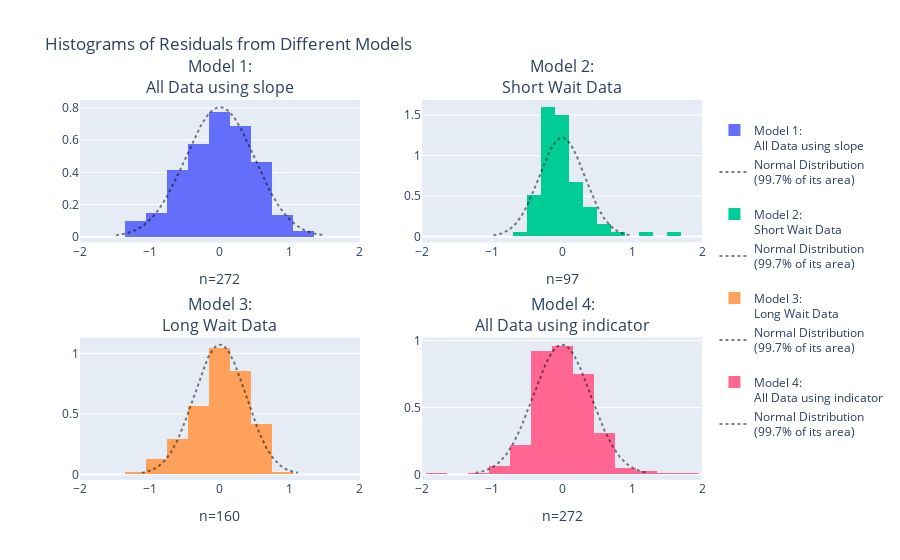

The cell this chart's notebook holds for it:
### Markdown cell above
### 12. Identify which of the histograms suggests the plausibility of the assumption that the distribution of *error* terms is normal for each of the models, and explain why the other three do not support this assumption.

> Hint: Question 5 of the *Communication Activity #2* of the Oct25 TUT (addressing an *omitted* section of the TUT) discusses how the assumption in *Simple Linear Regression* that the *error* terms $\epsilon_i \sim \mathcal N\left(0, \sigma\right)$ is diagnostically assessed by evaluating distributional shape of the *residuals* $\text{e}_i = \hat \epsilon_i = Y_i - \hat y_i$

### Code cell
from plotly.subplots import make_subplots
import plotly.graph_objects as go
from scipy import stats
import numpy as np

model_residuals = {
    '<br>Model 1:<br>All Data using slope': smf.ols('duration ~ waiting', data=old_faithful).fit().resid,
    '<br>Model 2:<br>Short Wait Data': smf.ols('duration ~ waiting', data=old_faithful[short_wait]).fit().resid,
    '<br>Model 3:<br>Long Wait Data': smf.ols('duration ~ waiting', data=old_faithful[long_wait]).fit().resid,
    '<br>Model 4:<br>All Data using indicator': smf.ols('duration ~ C(kind, Treatment(reference="short"))', data=old_faithful).fit().resid
}

fig = make_subplots(rows=2, cols=2, subplot_titles=list(model_residuals.keys()))
for i, (title, resid) in enumerate(model_residuals.items()):

    if i == 1:  # Apply different bins only to the second histogram (index 1)
        bin_size = dict(start=-1.9, end=1.9, size=0.2)
    else:
        bin_size = dict(start=-1.95, end=1.95, size=0.3)

    fig.add_trace(go.Histogram(x=resid, name=title, xbins=bin_size, histnorm='probability density'), 
                  row=int(i/2)+1, col=(i%2)+1)
    fig.update_xaxes(title_text="n="+str(len(resid)), row=int(i/2)+1, col=(i%2)+1)    
    
    normal_range = np.arange(-3*resid.std(),3*resid.std(),0.01)
    fig.add_trace(go.Scatter(x=normal_range, mode='lines', opacity=0.5,
                             y=stats.norm(loc=0, scale=resid.std()).pdf(normal_range),
                             line=dict(color='black', dash='dot', width=2),
                             name='Normal Distribution<br>(99.7% of its area)'), 
                  row=int(i/2)+1, col=(i%2)+1)
    
fig.update_layout(title_text='Histograms of Residuals from Different Models')
fig.update_xaxes(range=[-2,2])
fig.show() # USE `fig.show(renderer="png")` FOR ALL GitHub and MarkUs SUBMISSIONS

### Figure 1 — Plotly figure (JSON) as saved in the notebook; plotly's stock layout.template omitted (floating-point values rounded to 4 significant figures; data arrays with more than 128 entries replaced by an {"elided": "..."} marker saying what was removed)
{"data": [{"histnorm": "probability density", "name": "<br>Model 1:<br>All Data using slope", "type": "histogram", "x": {"elided": "272 float values"}, "xaxis": "x", "xbins": {"end": 1.95, "size": 0.3, "start": -1.95}, "yaxis": "y"}, {"line": {"color": "black", "dash": "dot", "width": 2}, "mode": "lines", "name": "Normal Distribution<br>(99.7% of its area)", "opacity": 0.5, "type": "scatter", "x": {"elided": "298 float values"}, "xaxis": "x", "y": {"elided": "298 float values"}, "yaxis": "y"}, {"histnorm": "probability density", "name": "<br>Model 2:<br>Short Wait Data", "type": "histogram", "x": [-0.2576, 0.0482, 0.8032, -0.04121, -0.2246, -0.1526, 0.1536, -0.4848, -0.4134, -0.1912, -0.1526, -0.1128, 0.003643, -0.05778, -0.3354, -0.2632, -0.3962, 1.554, 0.0645, -0.1684, -0.2246, -0.3246, -0.6121, 0.06464, -0.1748, -0.3735, -0.2342, -0.1349, -0.2518, -0.1735, 0.3318, 0.2422, 0.009492, -0.1021, -0.4239, -0.1242, 0.2482, 0.1531, -0.03564, -0.2304, 0.1316, -0.4684, 0.3479, -0.3514, 0.5815, -0.1349, 0.05865, 0.1872, 0.008651, 0.6981, -0.04749, -0.1082, -0.002501, 0.04249, -0.1854, 0.07007, -0.2355, 0.09877, -0.2355, 0.3417, -0.1462, 0.1101, -0.08036, -0.02993, -0.04108, 0.4479, -0.1968, 0.04179, -0.04749, 0.1032, -0.2911, 0.2588, -0.09051, -0.1685, -0.09749, -0.01393, -0.07993, 1.138, 0.3645, -0.07979, -0.1021, -0.3076, 0.3594, 0.2479, -0.1746, -0.2076, 0.05392, 0.4474, 0.6431, -0.04108, 0.1424, -0.1019, -0.2962, 0.1689, 0.05949, 0.2695, -0.06349], "xaxis": "x2", "xbins": {"end": 1.9, "size": 0.2, "start": -1.9}, "yaxis": "y2"}, {"line": {"color": "black", "dash": "dot", "width": 2}, "mode": "lines", "name": "Normal Distribution<br>(99.7% of its area)", "opacity": 0.5, "type": "scatter", "x": {"elided": "197 float values"}, "xaxis": "x2", "y": {"elided": "197 float values"}, "yaxis": "y2"}, {"histnorm": "probability density", "name": "<br>Model 3:<br>Long Wait Data", "type": "histogram", "x": {"elided": "160 float values"}, "xaxis": "x3", "xbins": {"end": 1.95, "size": 0.3, "start": -1.95}, "yaxis": "y3"}, {"line": {"color": "black", "dash": "dot", "width": 2}, "mode": "lines", "name": "Normal Distribution<br>(99.7% of its area)", "opacity": 0.5, "type": "scatter", "x": {"elided": "224 float values"}, "xaxis": "x3", "y": {"elided": "224 float values"}, "yaxis": "y3"}, {"histnorm": "probability density", "name": "<br>Model 4:<br>All Data using indicator", "type": "histogram", "x": {"elided": "272 float values"}, "xaxis": "x4", "xbins": {"end": 1.95, "size": 0.3, "start": -1.95}, "yaxis": "y4"}, {"line": {"color": "black", "dash": "dot", "width": 2}, "mode": "lines", "name": "Normal Distribution<br>(99.7% of its area)", "opacity": 0.5, "type": "scatter", "x": {"elided": "248 float values"}, "xaxis": "x4", "y": {"elided": "248 float values"}, "yaxis": "y4"}], "layout": {"annotations": [{"font": {"size": 16}, "showarrow": false, "text": "<br>Model 1:<br>All Data using slope", "x": 0.225, "xanchor": "center", "xref": "paper", "y": 1, "yanchor": "bottom", "yref": "paper"}, {"font": {"size": 16}, "showarrow": false, "text": "<br>Model 2:<br>Short Wait Data", "x": 0.775, "xanchor": "center", "xref": "paper", "y": 1, "yanchor": "bottom", "yref": "paper"}, {"font": {"size": 16}, "showarrow": false, "text": "<br>Model 3:<br>Long Wait Data", "x": 0.225, "xanchor": "center", "xref": "paper", "y": 0.375, "yanchor": "bottom", "yref": "paper"}, {"font": {"size": 16}, "showarrow": false, "text": "<br>Model 4:<br>All Data using indicator", "x": 0.775, "xanchor": "center", "xref": "paper", "y": 0.375, "yanchor": "bottom", "yref": "paper"}], "title": {"text": "Histograms of Residuals from Different Models"}, "xaxis": {"anchor": "y", "domain": [0, 0.45], "range": [-2, 2], "title": {"text": "n=272"}}, "xaxis2": {"anchor": "y2", "domain": [0.55, 1], "range": [-2, 2], "title": {"text": "n=97"}}, "xaxis3": {"anchor": "y3", "domain": [0, 0.45], "range": [-2, 2], "title": {"text": "n=160"}}, "xaxis4": {"anchor": "y4", "domain": [0.55, 1], "range": [-2, 2], "title": {"text": "n=272"}}, "yaxis": {"anchor": "x", "domain": [0.625, 1]}, "yaxis2": {"anchor": "x2", "domain": [0.625, 1]}, "yaxis3": {"anchor": "x3", "domain": [0, 0.375]}, "yaxis4": {"anchor": "x4", "domain": [0, 0.375]}}}
